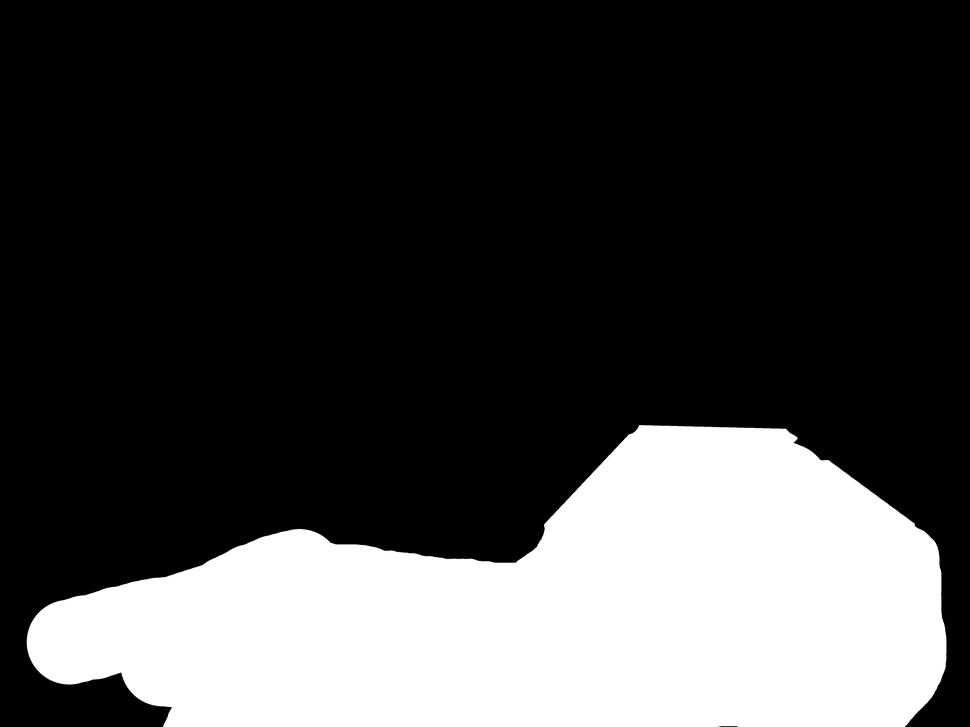
#> input picture IMG_20200309_134525_maski.png, 970 x 727 px, shrunk from 4608 x 3456 before the run, found by its file name
$ python proto.py
#> lines starting #> are read from the running program, lines starting #| are printed output that depends on the picture; long printed decimals are rounded
from PIL import Image

x = Image.open("/home/kaappo/git/science/IMG_20200309_134525_maski.png") \
    .convert("RGBA")
#> x is the input picture: PIL image 970x727 RGBA; mean R, G, B, A 66.5, 66.5, 66.5, 255
# x.thumbnail((640,480))

b = x.getdata()

y = Image.open("/home/kaappo/git/science/IMG_20200309_134525.jpg") \
    .convert("RGBA")
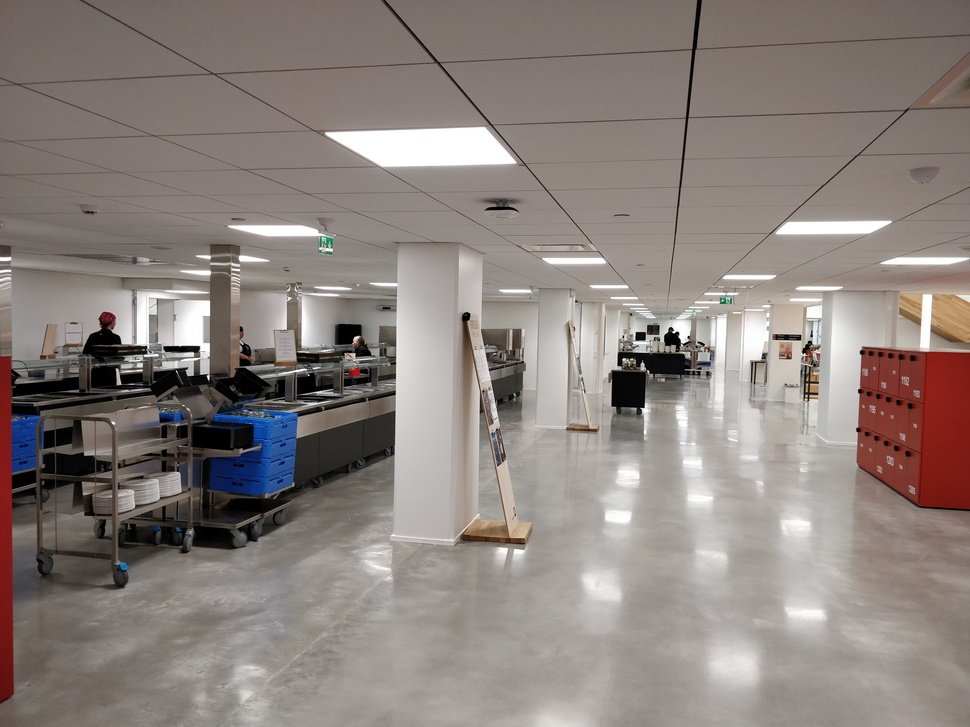
#> input picture IMG_20200309_134525.jpg, 970 x 727 px, shrunk from 4608 x 3456 before the run, found by its file name
# y.thumbnail((640,480))
a = y.getdata()

newData = []
for pixel, mask in zip(a, b):
    newData.append((*pixel[:3], mask[0]))
#> this loop made 705190 passes
#> pixel on passes 1 to 3: (106, 91, 86, 255), (107, 92, 87, 255), (108, 93, 88, 255)
#> after the loop, newData = 705190 items

y.putdata(newData)
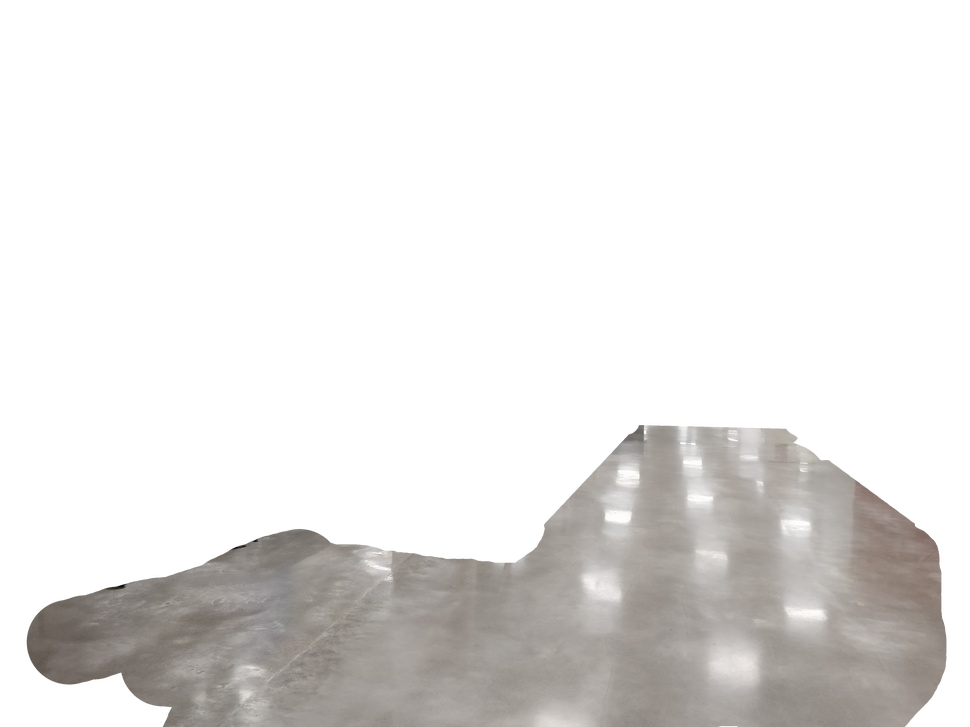
#> y: PIL image 970x727 RGBA; mean R, G, B, A 139.9, 130.5, 126.1, 66.5; transparent parts drawn white

filtered = filter(lambda x: x[3] != 0, newData) # alpha-0 pois
# print(tuple(filtered))
# a = tuple(filtered)
# print(len(a))

average = tuple(map(lambda x: sum(x[:3]) / 3, filtered))
#> average = 186238 items
# print(average)
value = sum(average) / len(average)
#> value = 157.1

print(value / 255)
#| 0.6163
